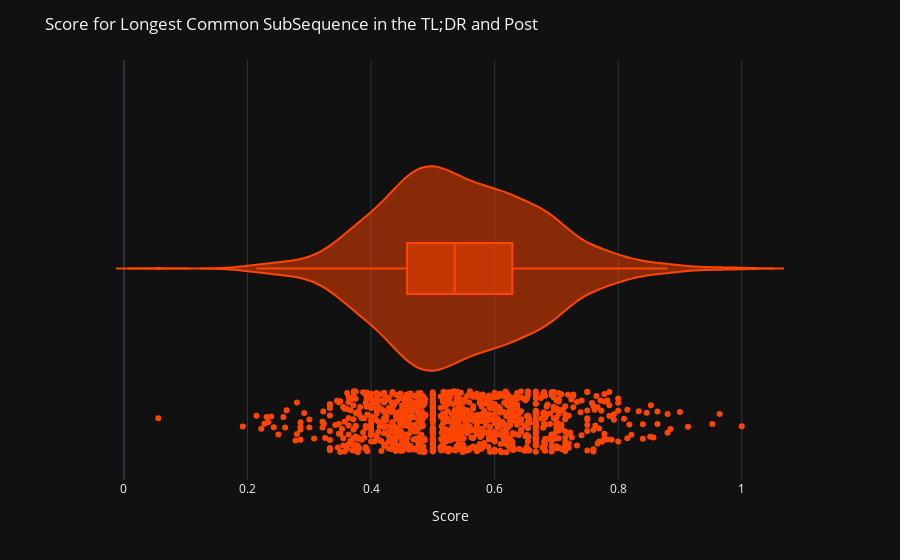

This figure's notebook cell:
### Markdown cell above
## ROUGE-L Precision Score
---
We are planning to use this score to see the common and longest LCS in the TL;DR and Post.

ROUGE-L measures the longest common subsequence (LCS) between a prompt and the TL;DR.

$$
\text{Precision} = \frac{\text{Length of LCS}(X, Y)}{\text{Length of TL;DR string}}
$$


### LCS:
---
Here, $\text{LCS}(X, Y)$ is the length of the longest common subsequence between the reference $X$ and the candidate $Y$.

**Sentence 1:** "The quick brown fox jumps over the lazy dog"  
**Sentence 2:** "The slow red cat jumps over the lazy bear"  

__LCS:__ The jumps over the lazy

so Precision of LCS(1, 2) = 5/9

### Code cell
fig = px.violin(x=scores_df["rougeL_precision"], points="all", box=True, color_discrete_sequence=["orangered"])
fig.update_layout(
    barmode='overlay',
    title='Score for Longest Common SubSequence in the TL;DR and Post',
    xaxis_title='Score',
    template='plotly_dark'
)

fig.show()

### Figure 1 — Plotly figure (JSON) as saved in the notebook; plotly's stock layout.template omitted (floating-point values rounded to 4 significant figures; data arrays with more than 128 entries replaced by an {"elided": "..."} marker saying what was removed)
{"data": [{"alignmentgroup": "True", "box": {"visible": true}, "hovertemplate": "x=%{x}<extra></extra>", "legendgroup": "", "marker": {"color": "orangered"}, "name": "", "offsetgroup": "", "orientation": "h", "points": "all", "scalegroup": "True", "showlegend": false, "type": "violin", "x": {"elided": "1000 float values"}, "x0": " ", "xaxis": "x", "y0": " ", "yaxis": "y"}], "layout": {"barmode": "overlay", "legend": {"tracegroupgap": 0}, "margin": {"t": 60}, "title": {"text": "Score for Longest Common SubSequence in the TL;DR and Post"}, "violinmode": "group", "xaxis": {"anchor": "y", "domain": [0, 1], "title": {"text": "Score"}}, "yaxis": {"anchor": "x", "domain": [0, 1]}}}
